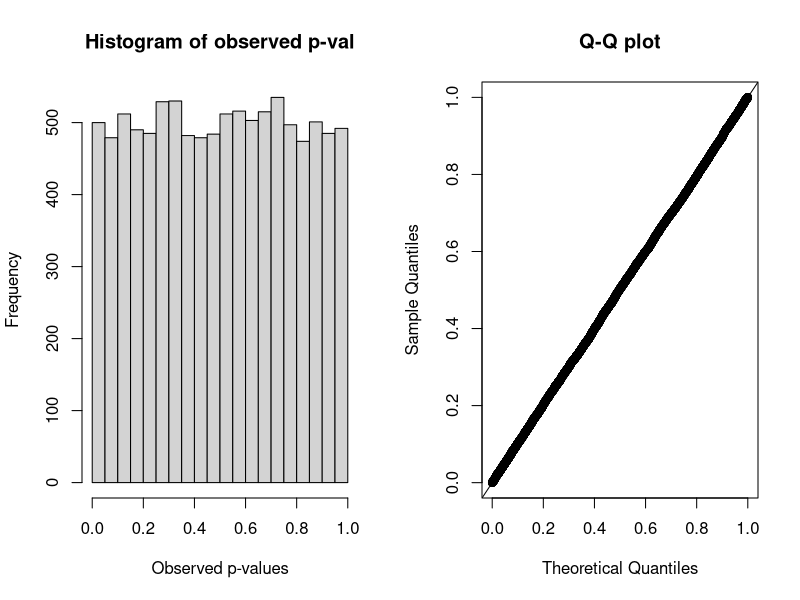
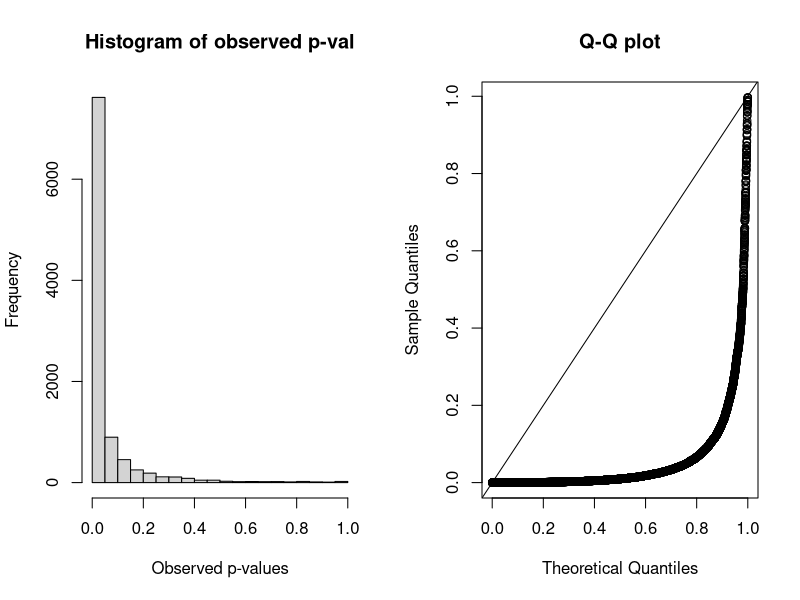
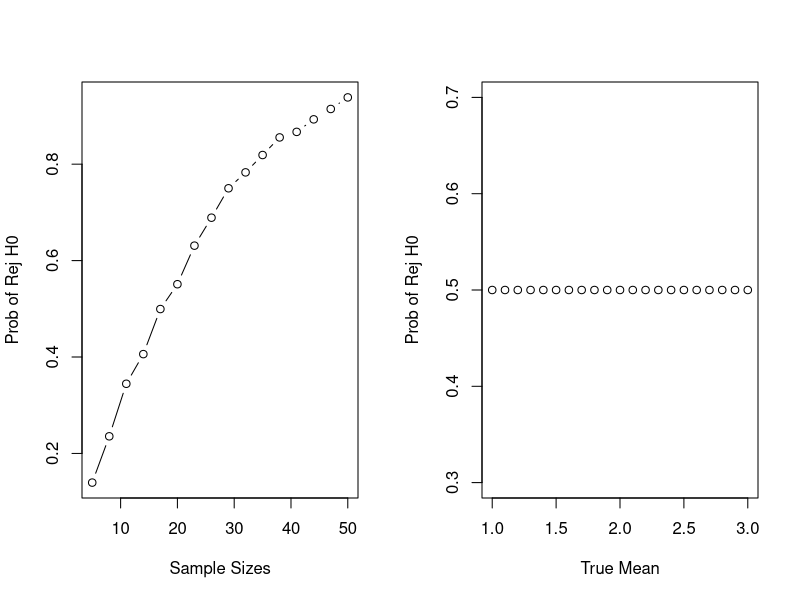
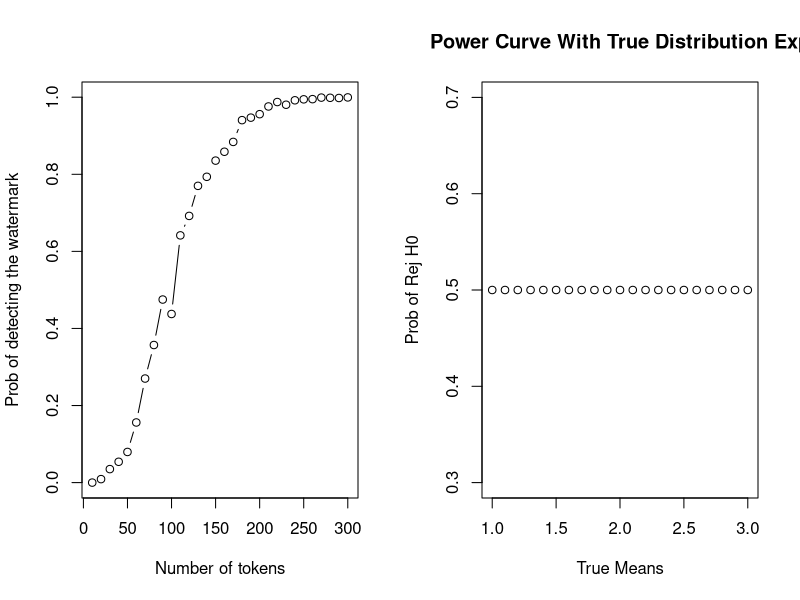

Write R code to recreate these figures, in order.
# STAT:5400 Section 3.3 — Hypothesis Testing and Replicates
# Code from the lecture notes; no output, no solutions.

## 1.4 The observed $p$-value

set.seed(5400)
n    <- 30   # sample size
mu   <- 1    # true mean
mu_0 <- 1    # mean to be tested
sig  <- 2    # standard deviation
alp  <- 0.05 # significance level
X <- rnorm(n, mu, sig)

(t_stat <- (mean(X) - mu_0) / (sd(X) / sqrt(n)))

(p_val <- 2 * pt(-abs(t_stat), n - 1))


## 1.7 The function `pvalDist`

#' Simulation of p-values
#'
#' The function is used to simulate
#'   the distribution of observed p-values
#' arguments:
#' @param n      sample size
#' @param mu     true mean
#' @param mu_0   mean to be tested
#' @param sig    true standard deviation
#' @param alp    significance level, default is 0.05
#' @param B      simulation size, default is 10000
#' @return
#' a vector of observed pvals

pvalDist <- function(n, mu, mu_0, sig, alp = 0.05, B = 10000) {
  # step 1: generate samples
  Xlist <- matrix(rnorm(B * n, mu, sig), B, n)
  # step 2: compute sample mean
  Xbarlist <- rowMeans(Xlist)
  # step 3: compute sample standard deviation
  sdlist <- apply(Xlist, 1, sd)
  # step 4: compute t-statistic
  t_stat <- (Xbarlist - mu_0) / (sdlist / sqrt(n))
  # step 5: compute the (observed) p-value
  pvals <- 2 * pt(-abs(t_stat), n - 1)

  return(pvals)
}


## 1.8 Type I error when $H_0$ is true

# Simulation on Type I error when H0 is true
set.seed(5400)
n   <- 30
mu  <- 1
sig <- 2
alp <- 0.05

# H_0 is true
mu_0 <- 1

pvals <- pvalDist(n, mu, mu_0, sig, alp)

# Type I error
mean(pvals < alp)

# Q-Q plot for uniform distribution
qqunif <- function(dat, ...) {
  probs <- ppoints(length(dat))
  plot(qunif(probs), sort(dat),
    xlab = "Theoretical Quantiles",
    ylab = "Sample Quantiles",
    main = "Q-Q plot", ...)
  abline(0, 1)
}

# Histogram and Q-Q plot for observed p-value
par(mfrow = c(1, 2))
hist(pvals,
  main = "Histogram of observed p-val",
  xlab = "Observed p-values")
qqunif(pvals)


## 1.9 Application: trying many prompts and keeping the best

set.seed(5400)
K <- c(1, 5, 20)
sapply(K, function(k) mean(replicate(5000, min(runif(k))) < 0.05))
1 - 0.95^K

set.seed(5400)
K <- 20; n <- 200
acc <- rbinom(K, n, 0.70) / n                          # observed accuracy of each prompt
max(acc)                                               # the best-looking prompt
1 - pnorm((max(acc) - 0.70) / sqrt(0.70 * 0.30 / n))   # its one-sided p-value
rbinom(1, n, 0.70) / n                                 # the same prompt on 200 new questions


## 1.10 Power when $H_0$ is false

# Simulation on the power when H0 is false
set.seed(5400)
n   <- 30
mu  <- 2
sig <- 2
alp <- 0.05

# H_0 is false
mu_0 <- 1

pvals2 <- pvalDist(n, mu, mu_0, sig, alp)

# power
mean(pvals2 < alp)

par(mfrow = c(1, 2))
hist(pvals2,
  main = "Histogram of observed p-val",
  xlab = "Observed p-values")
qqunif(pvals2)


## 1.11 Power curve under different sample sizes

set.seed(5400)
mu  <- 2
sig <- 2
alp <- 0.05
# H_0 is false
mu_0  <- 1
nlist <- seq(5, 50, 3)
rejprobs <- rep(NA, length(nlist))
for (i in seq_along(nlist)) {
  rejprobs[i] <- mean(pvalDist(nlist[i],
    mu, mu_0, sig, alp, B = 2000) < alp)
} # or use the sapply function

plot(y = rejprobs, x = nlist, type = "b",
  xlab = "Sample Sizes", ylab = "Prob of Rej H0")


## 1.12 Power curve under different true means

# By hand
set.seed(5400)
n <- 30
mulist <- seq(1, 3, 0.1)
sig <- 2
alp <- 0.05
mu_0 <- 1

rejprobs <- rep(0.5, length(mulist))     # <- change this line

plot(y = rejprobs, x = mulist, type = "b",
  xlab = "True Mean", ylab = "Prob of Rej H0")


## 1.13 Application: detecting text from a watermarked model

wm_z <- function(green, gamma = 0.5) {     # green: one 0/1 entry per token
  T <- length(green)
  (sum(green) - gamma * T) / sqrt(T * gamma * (1 - gamma))
}
set.seed(5400)
human <- rbinom(100, 1, 0.5)    # 100 tokens written by a person
model <- rbinom(100, 1, 0.7)    # 100 tokens from a watermarked model: 70% green
c(human = wm_z(human), model = wm_z(model))
1 - pnorm(4)                    # Type I error of the rule z > 4

set.seed(5400)
Tlist <- seq(10, 300, 10)
power <- sapply(Tlist, function(T) {
  G <- rbinom(2000, T, 0.7)                    # green counts of 2000 watermarked texts
  mean((G - 0.5 * T) / sqrt(T * 0.25) > 4)
})
plot(Tlist, power, type = "b",
  xlab = "Number of tokens", ylab = "Prob of detecting the watermark")


## 1.15 What breaks when normality fails

pvalDistExp <- function(n, mu, mu_0, alp = 0.05, B = 10000) {
  # simulate data from exp dist
  Xlist <- rexp(B * n, rate = 1/mu)
  Xlist <- matrix(Xlist, B, n)
  Xbarlist <- rowMeans(Xlist)
  sdlist <- apply(Xlist, 1, sd)
  t_stat <- (Xbarlist - mu_0) / (sdlist / sqrt(n))

  # returns observed p-value
  2 * pt(-abs(t_stat), n - 1)
}

set.seed(5400)
r1 <- pvalDistExp(10, mu = 2, mu_0 = 2)
# Type I error
mean(r1 < alp)


## 1.16 A generic version

#' Simulation of p-values
#'
#' The function simulates the observed p-values
#'   under different underlying distributions
#'
#' @param n      sample size
#' @param dist   norm, exp, unif, gamma, etc
#' @param mu_0   mean to be tested
#' @param alp    significance level, default is 0.05
#' @param B      simulation size, default is 10000
#' @param ...    args passed to the dist function
#' @return
#' a vector of observed pvals

pvalDist2 <- function(n, dist, mu_0, alp = 0.05, B = 10000, ...) {
  # simulate data from user-specified dist
  Xlist <- do.call(paste0("r", dist), list(B * n, ...))
  Xlist <- matrix(Xlist, B, n)

  # compute t-statistic for each sample
  Xbarlist <- rowMeans(Xlist)
  sdlist <- apply(Xlist, 1, sd)
  t_stat <- (Xbarlist - mu_0) / (sdlist / sqrt(n))

  # returns observed p-value
  pt(-abs(t_stat), n - 1) + 1 - pt(abs(t_stat), n - 1)
}

set.seed(5400)
r2 <- pvalDist2(10, "exp", mu_0 = 2, alp = alp, rate = 1/2)
# Type I error
mean(r2 < alp)

# By hand
set.seed(5400)
n <- 10
mulist <- seq(1, 3, 0.1)
alp  <- 0.05
mu_0 <- 1

rejprobs <- rep(0.5, length(mulist))     # <- change this line

plot(y = rejprobs, x = mulist, type = "b",
  xlab = "True Means", ylab = "Prob of Rej H0",
  main = "Power Curve With True Distribution Exp")


## 2.3 Example 1: normal distribution

set.seed(5400)
mu <- mu_0 <- 1 # H0 is true
n <- 30; sig <- 2; alp <- 0.05
pval <- pvalDist(n, mu, mu_0, sig, alp = alp, B = 10000)
(theta_est <- mean(pval < alp))

# 95% simple conservative CI
moe <- qnorm(0.975) * 0.5 / sqrt(10000)
(CI <- theta_est + moe * c(-1, 1))
diff(CI)

set.seed(5400)
mu <- mu_0 <- 1 # H0 is true
n <- 30; sig <- 2; alp <- 0.05
m <- 0.005  # moe of 95% CI is at most m
# replicates
(B <- ceiling((qnorm(0.975) * 0.5 / m)^2))

B <- 10000   # 38415 is slow in the browser; delete this line on your own computer
pval <- pvalDist(n, mu, mu_0, sig, alp = alp, B = B)
# estimated Type I error rate
(theta_est <- mean(pval < alp))

# 95% simple conservative CI
moe <- qnorm(0.975) * 0.5 / sqrt(B)
(CI <- theta_est + moe * c(-1, 1))
diff(CI)

prop.test(x = sum(pval < alp), n = B, correct = FALSE,
  conf.level = 0.95)$conf.int


## 2.4 Example 2: exponential distribution

set.seed(5400)
mu <- mu_0 <- 1 # H0 is true
n <- 30; alp <- 0.05
m <- 0.005  # moe of 95% CI is at most m
B <- ceiling((qnorm(0.975) * 0.5 / m)^2)
B <- 10000   # the formula gives 38415, which is slow in the browser; delete this line on your own computer
pval2 <- pvalDist2(n, "exp", mu_0, alp = alp, B = B, rate = 1/mu)
# estimated Type I error rate
(theta_est2 <- mean(pval2 < alp))

# 95% simple conservative CI
moe <- qnorm(0.975) * 0.5 / sqrt(B)
theta_est2 + moe * c(-1, 1)

prop.test(x = sum(pval2 < alp), n = B, correct = FALSE,
  conf.level = 0.95)$conf.int


## 2.5 Application: is model A better than model B?

set.seed(5400)
n <- 300
d <- rnorm(n)                                  # difficulty of each question
A <- rbinom(n, 1, plogis(1.0 + 2 * d))
B <- rbinom(n, 1, plogis(1.3 + 2 * d))
c(accA = mean(A), accB = mean(B))
c(se_paired   = sd(B - A) / sqrt(n),
  se_unpaired = sqrt(var(A) / n + var(B) / n))
t.test(B - A)$p.value                          # paired: one-sample t-test on D

powerAB <- function(n, reps = 1000) {
  mean(replicate(reps, {
    d <- rnorm(n)
    A <- rbinom(n, 1, plogis(1.0 + 2 * d))
    B <- rbinom(n, 1, plogis(1.3 + 2 * d))
    t.test(B - A)$p.value < 0.05
  }))
}
set.seed(5400)
sapply(c(100, 300, 500, 1000), powerAB)
